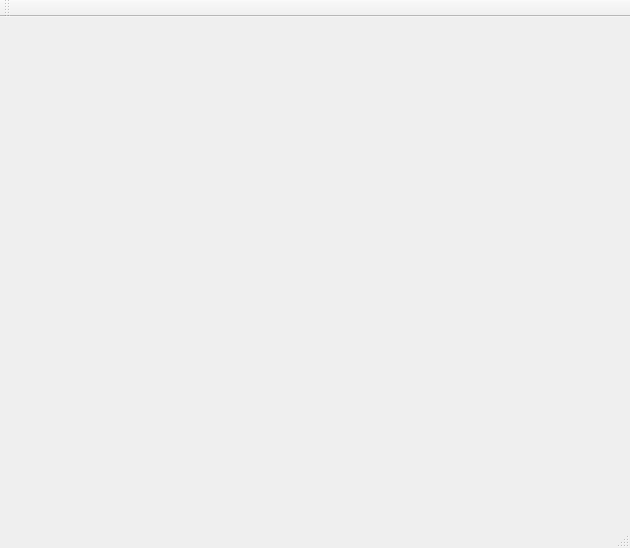
<ui version="4.0" >
 <class>HelpBrowser</class>
 <widget class="QMainWindow" name="HelpBrowser" >
  <property name="geometry" >
   <rect>
    <x>0</x>
    <y>0</y>
    <width>630</width>
    <height>548</height>
   </rect>
  </property>
  <property name="windowTitle" >
   <string>Luminance HDR Help</string>
  </property>
  <property name="windowIcon" >
   <iconset resource="../../icons.qrc" >
    <normaloff>:/new/prefix1/images/luminance-hdr.png</normaloff>:/new/prefix1/images/luminance-hdr.png</iconset>
  </property>
  <widget class="QWidget" name="centralwidget" >
   <layout class="QGridLayout" name="gridLayout" >
    <item row="0" column="0" >
     <widget class="ScTextBrowser" native="1" name="textBrowser" />
    </item>
   </layout>
  </widget>
  <widget class="QMenuBar" name="menubar" >
   <property name="geometry" >
    <rect>
     <x>0</x>
     <y>0</y>
     <width>630</width>
     <height>23</height>
    </rect>
   </property>
  </widget>
  <widget class="QStatusBar" name="statusbar" />
  <widget class="QToolBar" name="toolBar" >
   <property name="windowTitle" >
    <string>Luminance Help</string>
   </property>
   <attribute name="toolBarArea" >
    <enum>TopToolBarArea</enum>
   </attribute>
   <attribute name="toolBarBreak" >
    <bool>false</bool>
   </attribute>
  </widget>
  <action name="action_Print" >
   <property name="text" >
    <string>&amp;Print...</string>
   </property>
  </action>
  <action name="action_Exit" >
   <property name="text" >
    <string>&amp;Exit</string>
   </property>
  </action>
  <action name="action_Find" >
   <property name="text" >
    <string>&amp;Find...</string>
   </property>
  </action>
  <action name="actionFind_Next" >
   <property name="text" >
    <string>Find &amp;Next...</string>
   </property>
  </action>
  <action name="actionFind_Previous" >
   <property name="text" >
    <string>Find &amp;Previous...</string>
   </property>
  </action>
  <action name="action_Add" >
   <property name="text" >
    <string>&amp;Add</string>
   </property>
  </action>
  <action name="action_Delete" >
   <property name="text" >
    <string>&amp;Delete</string>
   </property>
  </action>
  <action name="actionD_elete_All" >
   <property name="text" >
    <string>D&amp;elete All</string>
   </property>
  </action>
 </widget>
 <customwidgets>
  <customwidget>
   <class>ScTextBrowser</class>
   <extends>QWidget</extends>
   <header>HelpBrowser/sctextbrowser.h</header>
  </customwidget>
 </customwidgets>
 <resources>
  <include location="../../icons.qrc" />
 </resources>
 <connections/>
</ui>
